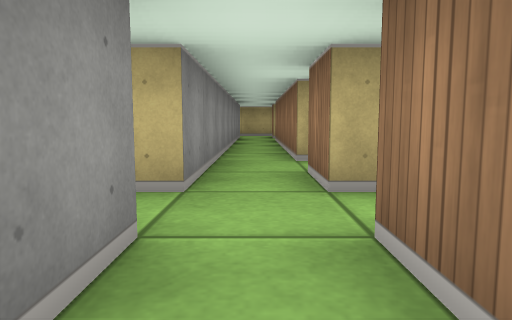
View 1 (above)

24 first-person views from a walk through a cub3D maze. The camera is about half as high as the walls, tilts 6° down and sees 70° across. The floor is counted in squares. Each view is taken from the middle of a square. On the plan, view 1 faces up. The plan holds only what a view shows up to about 9 squares ahead; the rest is blank.

View 2
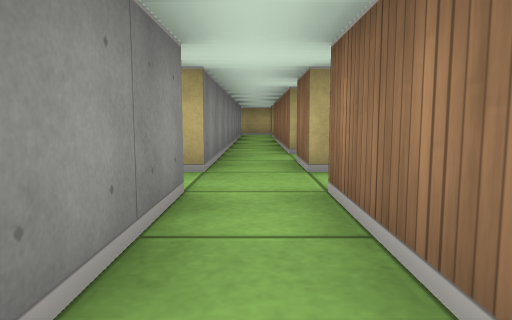

View 3
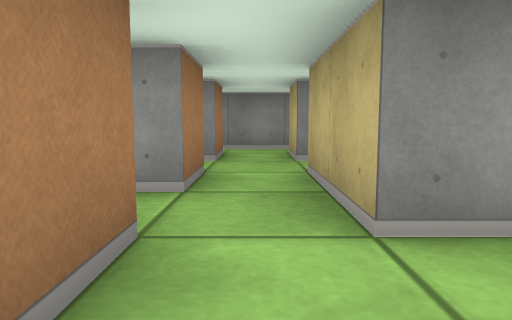

View 4
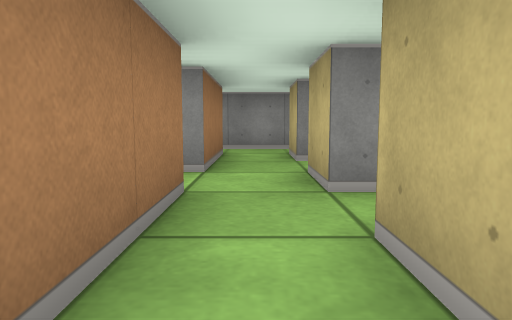

View 5
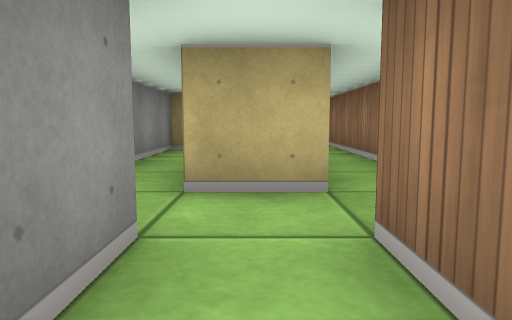

View 6
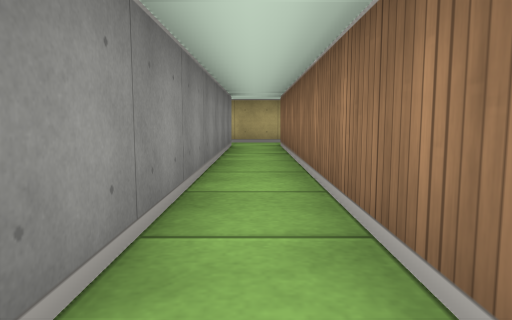

View 7
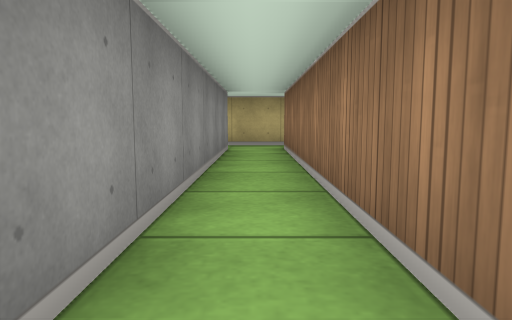

View 8
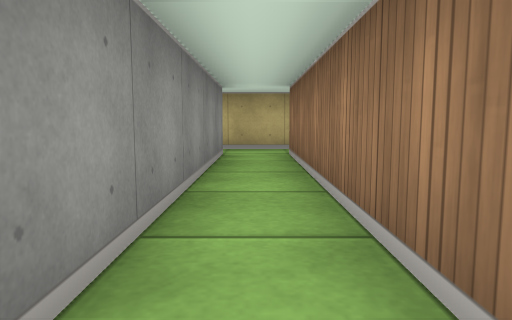

View 9
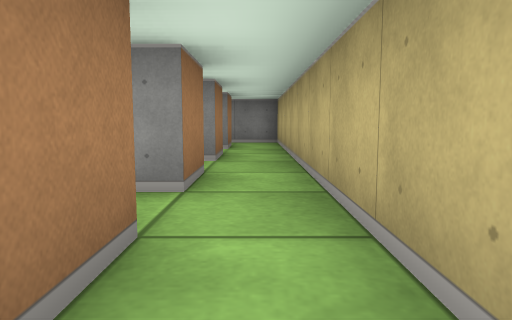

View 10
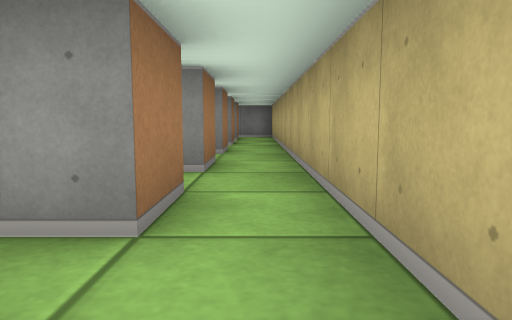

View 11
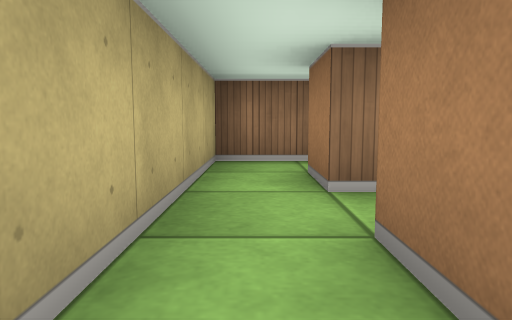

View 12
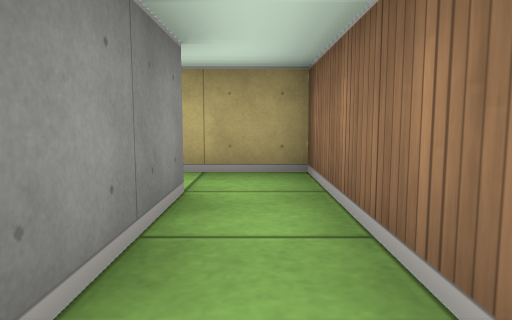

View 13
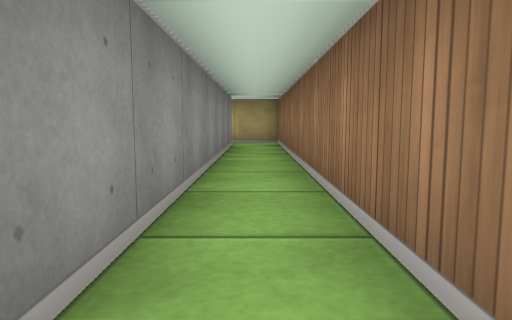

View 14
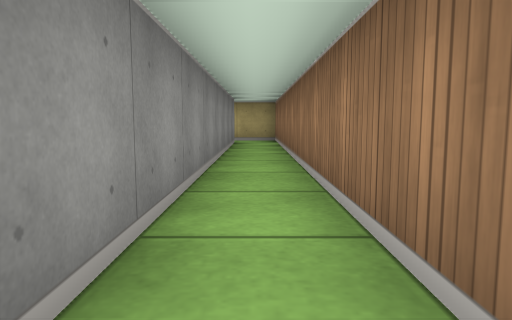

View 15
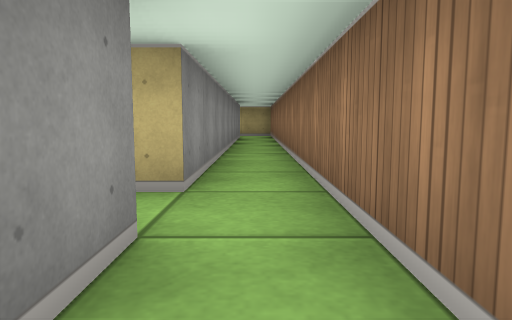

View 16
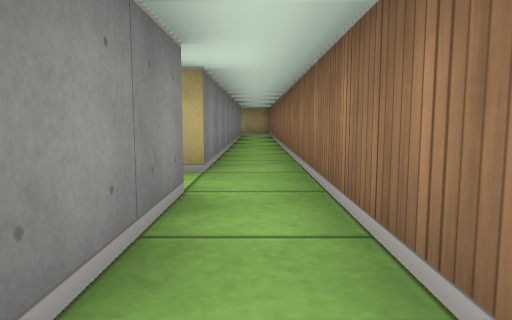

View 17
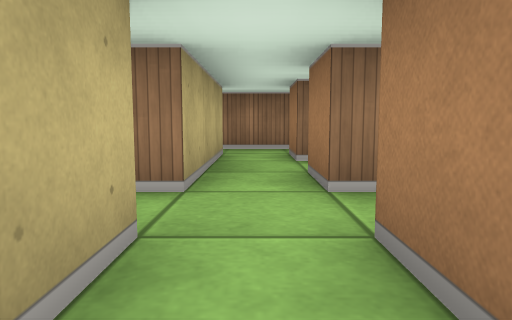

View 18
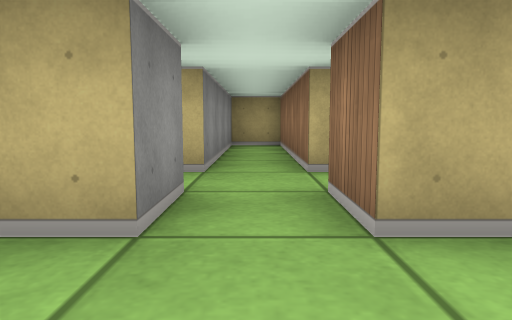

View 19
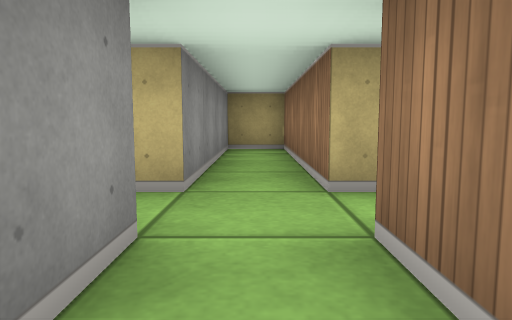

View 20
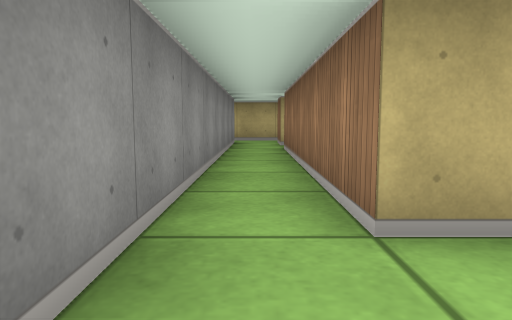

View 21
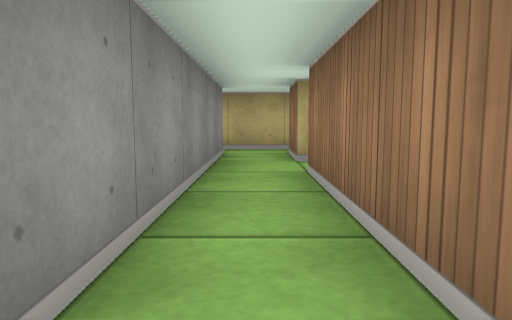

View 22
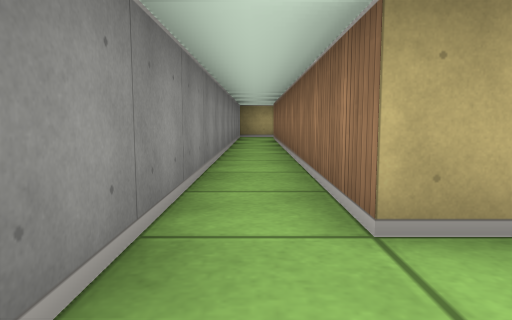

View 23
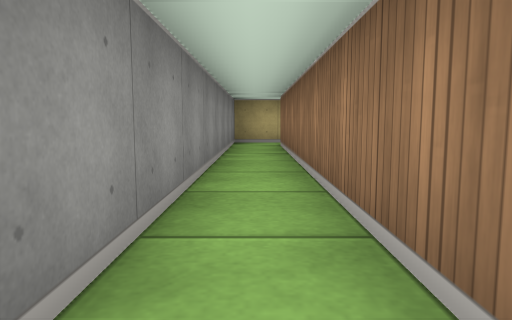

View 24
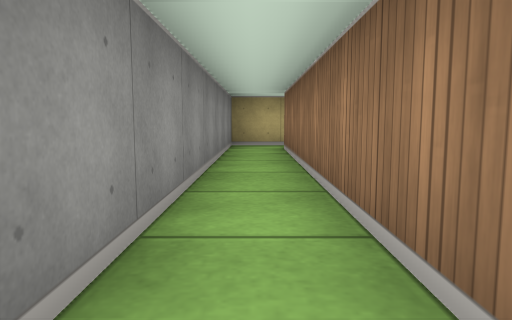

### Floor plan
Points are (right, up) in squares from view 1. A wall is a line through its corners. A room is listed if a view was taken in it or the views show most of it. See-through windows are left out.
Room 1 (views 1, 2)
walls: (0.5, -0.4) (0.5, 1.5); (-1.5, 1.5) (-0.5, 1.5) (-0.5, -0.4); (-0.5, 2.5) (-1.5, 2.5)
ways out: opening at (0, 3) to room 8; opening at (-1, 2) to room 9; opening at (1, 2)
Room 2 (views 3, 5, 17)
walls: (2.5, 1.5) (3.4, 1.5)
ways out: opening at (3, 3) to room 4; opening at (5, 2) to room 7; opening at (3, 2)
Room 3 (view 4)
walls: (6.5, 4.4) (6.5, 8.5) (5.5, 8.5) (5.5, 4.5) (4.5, 4.5); (4.5, 3.5) (5.5, 3.5) (5.5, 2.5); (6.5, 2.5) (6.5, 3.5)
ways out: opening at (5, 4) to room 4; opening at (6, 3) to room 7; opening at (7, 4)
Room 4 (views 6, 7, 8)
walls: (4.5, 4.5) (4.5, 11.5); (2.5, 11.5) (3.5, 11.5) (3.5, 4.5) (2.5, 4.5); (4.5, 12.5) (2.5, 12.5); (2.5, 3.5) (2.5, 2.5); (3.5, 2.6) (3.5, 3.5) (4.5, 3.5)
ways out: opening at (3, 3) to room 2; opening at (5, 4) to room 3; opening at (5, 12) to room 5; opening at (3, 12) to room 8; opening at (3, 4) to room 10
Room 5 (views 9, 11)
walls: (6.5, 11.5) (7.5, 11.5) (7.5, 10.9); (4.5, 11.5) (5.5, 11.5); (8.5, 12.5) (4.5, 12.5)
ways out: opening at (5, 12) to room 4; opening at (9, 12) to room 6
Room 6 (views 10, 12, 13, 14, 15, 16)
walls: (10.5, -0.4) (10.5, 12.5) (8.5, 12.5); (8.5, 1.5) (9.5, 1.5) (9.5, -0.4); (8.5, 11.5) (9.5, 11.5) (9.5, 2.5) (8.5, 2.5)
ways out: opening at (9, 12) to room 5; opening at (9, 2)
Room 7 (views 18, 19)
walls: (4.6, 1.5) (5.5, 1.5); (5.5, 2.5) (4.6, 2.5)
ways out: opening at (5, 2) to room 2; opening at (6, 3) to room 3; opening at (7, 2)
Room 8 (views 20, 21)
walls: (0.5, 10.5) (0.5, 11.5) (1.5, 11.5); (-1.5, 11.5) (-0.5, 11.5) (-0.5, 2.5); (2.5, 12.5) (-1.5, 12.5); (0.5, 4.5) (0.5, 9.5); (0.5, 2.5) (0.5, 3.5)
ways out: opening at (0, 3) to room 1; opening at (3, 12) to room 4; opening at (-1, 12) to room 9; opening at (1, 4) to room 10
Room 9 (views 22, 23, 24)
walls: (-1.5, 2.5) (-1.5, 11.5); (-1.5, 12.5) (-2.5, 12.5) (-2.5, 1.4)
ways out: opening at (-1, 2) to room 1; opening at (-1, 12) to room 8
Room 10 (no view inside)
walls: (1.5, 4.5) (0.5, 4.5); (1.5, 8.5) (1.5, 6.5); (0.5, 3.5) (2.5, 3.5)
ways out: opening at (3, 4) to room 4; opening at (1, 4) to room 8

Where each view was taken, in squares from view 1:
view 1: 0 up, 0 right, facing up
view 2: 1 down, 0 right, facing up
view 3: 2 up, 4 right, facing left
view 4: 4 up, 6 right, facing left
view 5: 2 up, 3 right, facing up
view 6: 4 up, 4 right, facing up
view 7: 5 up, 4 right, facing up
view 8: 6 up, 4 right, facing up
view 9: 12 up, 6 right, facing left
view 10: 12 up, 9 right, facing left
view 11: 12 up, 6 right, facing right
view 12: 9 up, 10 right, facing up
view 13: 4 up, 10 right, facing up
view 14: 3 up, 10 right, facing up
view 15: 0 up, 10 right, facing up
view 16: 1 down, 10 right, facing up
view 17: 2 up, 4 right, facing right
view 18: 1 up, 6 right, facing up
view 19: 2 up, 6 right, facing up
view 20: 3 up, 0 right, facing up
view 21: 6 up, 0 right, facing up
view 22: 1 up, 2 left, facing up
view 23: 4 up, 2 left, facing up
view 24: 5 up, 2 left, facing up
